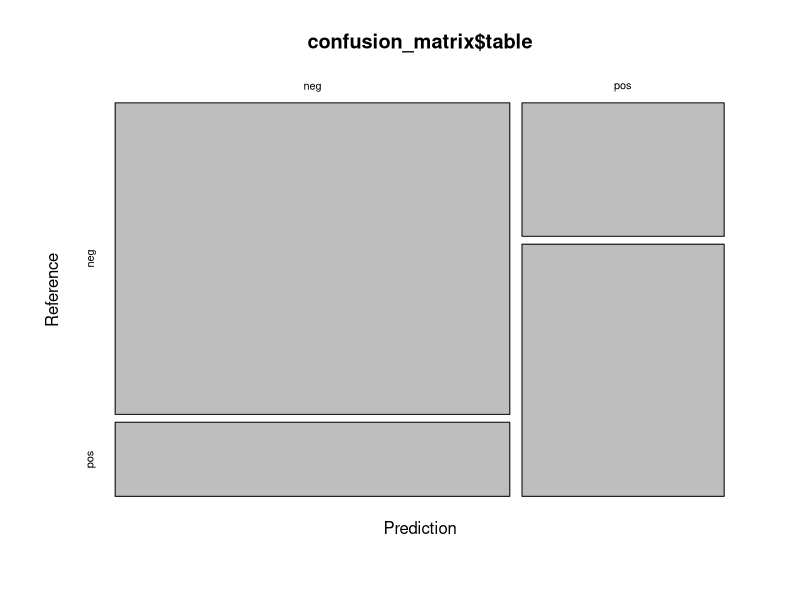

Recreate this plot in R.
# Install and load the "mlbench" package
install.packages("mlbench")
library(mlbench)
library(caret)
library(e1071)
# Load the Pima Indians Diabetes dataset
data("PimaIndiansDiabetes")

# Check the structure of the dataset
str(PimaIndiansDiabetes)

# Example: Split the dataset into training and testing sets
set.seed(123)  # Set a random seed for reproducibility


# Assuming "diabetes" is the target variable
inTrain <- createDataPartition(y = PimaIndiansDiabetes$diabetes, p = 0.6, list = FALSE)
training_data <- PimaIndiansDiabetes[inTrain, ]
testing_data <- PimaIndiansDiabetes[-inTrain, ]



# Create a Naive Bayes classifier using the Pima Indians Diabetes dataset
pima_nb_model <- e1071::naiveBayes(diabetes ~ pregnant + glucose + pressure + triceps + insulin + mass + pedigree + age, data = PimaIndiansDiabetes)

# Check the summary of the Naive Bayes model
summary(pima_nb_model)

# Assuming you have already trained the Naive Bayes model (pima_nb_model) and have a testing dataset (testing_data)
predictions_nb_caret <- predict(pima_nb_model, newdata = testing_data[, c("pregnant", "glucose", "pressure", "triceps", "insulin", "mass", "pedigree", "age")])


# Calculate the confusion matrix
confusion_matrix <- confusionMatrix(predictions_nb_caret, testing_data$diabetes)
print(confusion_matrix)

# Create a plot based on the confusion matrix
plot(confusion_matrix$table)

## 2. Train a linear regression model (for regression) ----

### 2.a. Bootstrapping train control
# Assuming you have already split your data into training and testing sets
train_control <- trainControl(method = "boot", number = 500)

pima_lm_model <- caret::train(diabetes ~
                                              pregnant + glucose + pressure + triceps + insulin +
                                              mass + pedigree + age,
                                            data = training_data,
                                            trControl = train_control,
                                            na.action = na.omit, method = "glm", metric = "Accuracy")
# 1. Test the trained linear regression model using the testing dataset
predictions_lm <- predict(pima_lm_model, newdata = testing_data[, c("pregnant", "glucose", "pressure", "triceps", "insulin", "mass", "pedigree", "age")])

# 2. View the RMSE
rmse <- sqrt(mean((testing_data$diabetes - predictions_lm)^2))
cat("RMSE:", rmse, "\n")

#View the predicted values for the observations
print(predictions_lm)


# Assuming you have already split your data into training and testing sets

# Binary Classification: Logistic Regression with 10-fold cross-validation
train_control <- trainControl(method = "cv", number = 10, classProbs = TRUE, summaryFunction = twoClassSummary)

pima_lr_model <- caret::train(diabetes ~ .,
                              data = training_data,
                              trControl = train_control,
                              na.action = na.omit,
                              method = "glm", 
                              family = "binomial", 
                              metric = "ROC")

# Test the trained logistic regression model using the testing dataset
predictions_lr <- predict(pima_lr_model, newdata = testing_data[, c("pregnant", "glucose", "pressure", "triceps", "insulin", "mass", "pedigree", "age")])

# Print the model and predicted values
print(pima_lr_model)
print(predictions_lr)


# LDA classifier based on a 5-fold cross-validation
train_control <- trainControl(method = "cv", number = 5)

pima_lda_model <- caret::train(diabetes ~ ., data = training_data,
                               trControl = train_control, na.action = na.omit,
                               method = "lda", metric = "Accuracy")

# Test the trained LDA model using the testing dataset
predictions_lda <- predict(pima_lda_model, newdata = testing_data[, c("pregnant", "glucose", "pressure", "triceps", "insulin", "mass", "pedigree", "age")])

# View the summary of the model
print(pima_lda_model)

# View the confusion matrix
confusion_matrix <- confusionMatrix(predictions_lda, testing_data$diabetes)
print(confusion_matrix)
